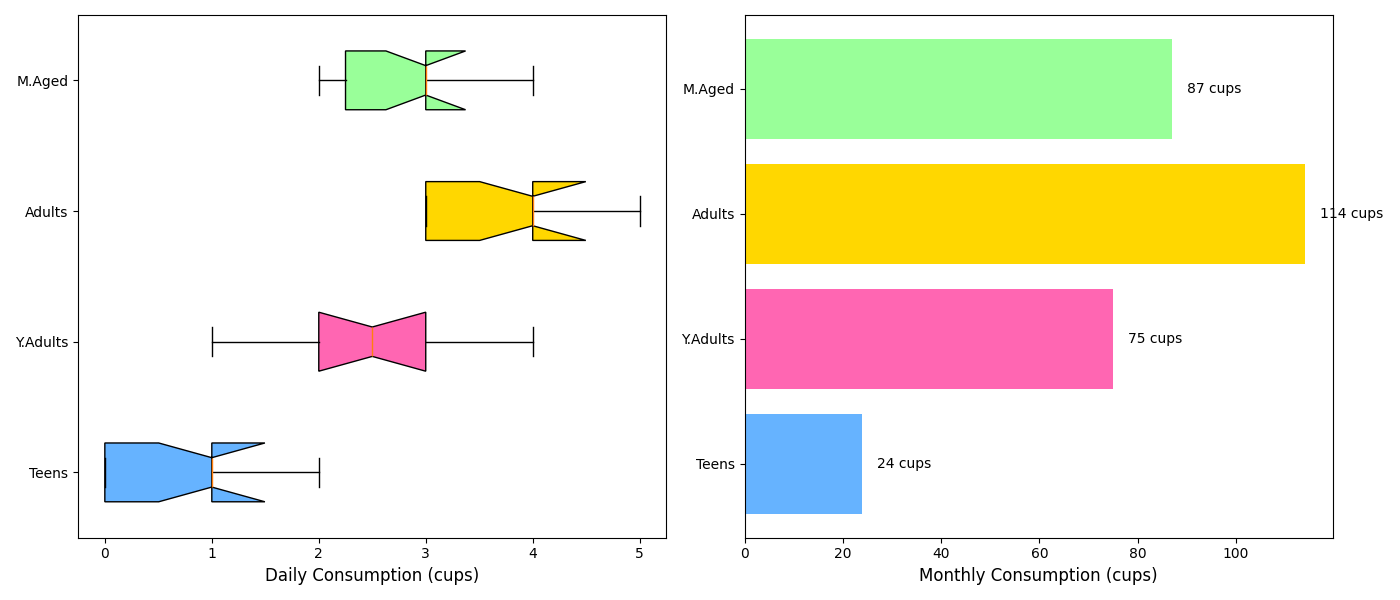

Reproduce this figure in Python.
import matplotlib.pyplot as plt
import numpy as np

teens_coffee = [0, 1, 0, 2, 1, 0, 0, 1, 1, 2]
young_adults_coffee = [2, 3, 2, 1, 4, 2, 3, 2, 3, 3]
adults_coffee = [3, 4, 3, 5, 4, 3, 4, 3, 5, 4]
middle_aged_coffee = [2, 3, 3, 2, 4, 3, 2, 4, 3, 3]

monthly_avg_coffee = [np.mean(teens_coffee) * 30, np.mean(young_adults_coffee) * 30, 
                      np.mean(adults_coffee) * 30, np.mean(middle_aged_coffee) * 30]

coffee_data = [teens_coffee, young_adults_coffee, adults_coffee, middle_aged_coffee]
age_groups = ['Teens', 'Y.Adults', 'Adults', 'M.Aged']

fig, axes = plt.subplots(nrows=1, ncols=2, figsize=(14, 6))

boxes = axes[0].boxplot(coffee_data, vert=False, patch_artist=True, notch=True,
                        boxprops=dict(facecolor='#DAA520'))

colors = ['#66B3FF', '#FF66B2', '#FFD700', '#99FF99']
for patch, color in zip(boxes['boxes'], colors):
    patch.set_facecolor(color)

axes[0].set_xlabel('Daily Consumption (cups)', fontsize=12)
axes[0].set_yticklabels(age_groups, fontsize=10)

bar_positions = np.arange(len(monthly_avg_coffee))
axes[1].barh(bar_positions, monthly_avg_coffee, color=colors)
axes[1].set_yticks(bar_positions)
axes[1].set_yticklabels(age_groups, fontsize=10)
axes[1].set_xlabel('Monthly Consumption (cups)', fontsize=12)

for i, v in enumerate(monthly_avg_coffee):
    axes[1].text(v + 3, i, f"{int(v)} cups", color='black', va='center')

plt.tight_layout()
plt.show()
